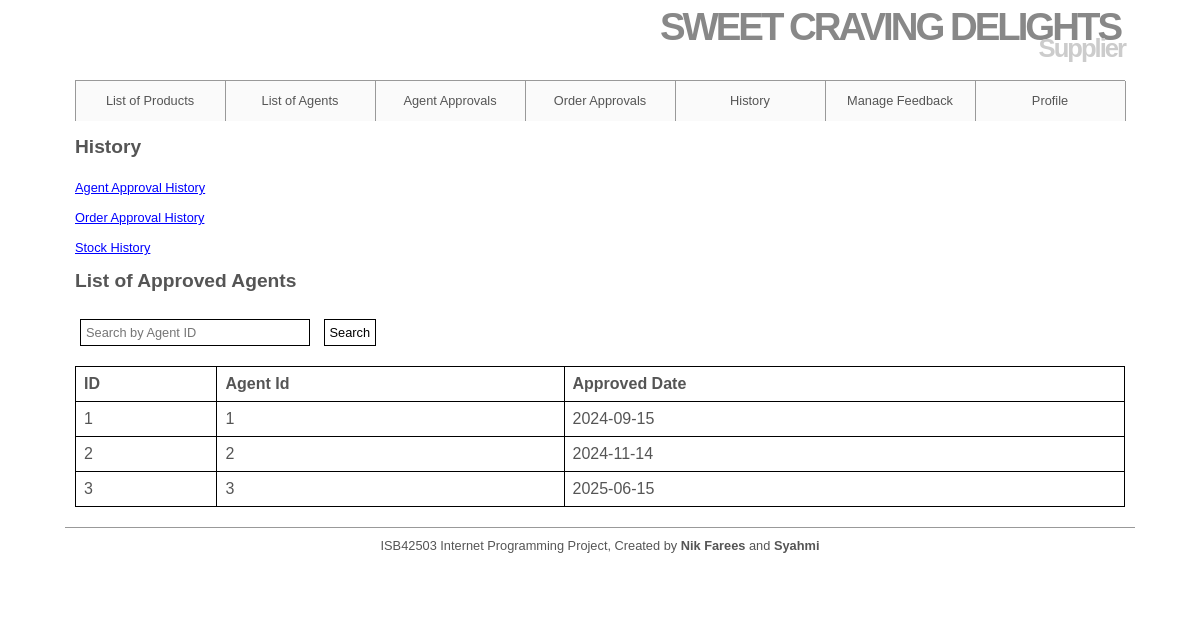
The app's page /Supplier/AgentApprovalHistory.php (signed in) with its own data.
### tables this page shows
CREATE TABLE `agents_approval` (
  `agent_approval_id` mediumint(8) UNSIGNED NOT NULL,
  `agent_id` mediumint(8) UNSIGNED NOT NULL,
  `supplier_id` mediumint(8) UNSIGNED NOT NULL,
  `applyDate` date NOT NULL,
  `approval_status` varchar(20) DEFAULT 'pending',
  `approval_date` date DEFAULT NULL
);

### Supplier/AgentApprovalHistory.php (the view, shortened to what this page needs)
<html>
<head>
</head>
<body>
    <?php
    global $dbc;
    $supplier_id = $_SESSION['supplier_id'];
    $searchQuery = "";
    $searchCondition = "";
    $query = "SELECT agent_approval_id, agent_id, approval_date FROM agents_approval
WHERE approval_status = 'approved' AND supplier_id = '$supplier_id'" . $searchCondition;
    $result = @mysqli_query($dbc, $query);
    $num = @mysqli_num_rows($result);
    echo '<br><h2>History<br /><br /></h2>
 <a href="AgentApprovalHistory.php" style="color: blue; text-decoration:
underline;">Agent Approval History</a><br />
 <br><a href="OrderApprovalHistory.php" style="color: blue; text-decoration:
underline;">Order Approval History</a><br />
 <br><a href="StockHistory.php" style="color: blue; text-decoration: underline;">Stock
History</a><br />';
    if ($num > 0) {
        echo '<br><h2>List of Approved Agents <br /><br /></h2>
 <form method="GET" action="AgentApprovalHistory.php">
 <input type="text" name="search" placeholder="Search by Agent ID" value="' .
            $searchQuery . '" style="width: 230px;">
 <input type="submit" value="Search">
 </form> <br/>
 <table border="1" width="100%">
 <tr>
 <td> <b>ID</b> </td>
 <td> <b>Agent Id</b> </td>
 <td> <b>Approved Date</b> </td>
 </tr>';
        while ($row = @mysqli_fetch_array($result, MYSQLI_ASSOC)) {
            echo '<tr>'
                . '<td>' . $row['agent_approval_id'] . '</td>'
                . '<td>' . $row['agent_id'] . '</td>'
                . '<td>' . $row['approval_date'] . '</td>';
            echo '</tr>';
        }
        echo '</table>';
    } else {
        echo '<p class="error"><br>Approved agents not found.</p>';
    }
    ?>
</body>
</html>

### includes/hmmSupplier.css (style rules this page uses)
* { border: 0; margin: 0; padding: 0; }
a { color: #777; text-decoration: none; }
body { background: #ffffff; color: #555; font: 0.8em Arial, Helvetica, "bitstream vera sans", sans-serif; }
#header { border-bottom: 1px solid #999; height: 80px; margin: 0 auto; width: 1050px; }
#header h1 { color: #888; font-size: 300%; letter-spacing: -3px; text-align: right; padding: 5px; margin-bottom: -20px; }
#header h2 { color: #CCC; font-size: 200%; letter-spacing: -2px; text-align: right; }
#navigation { background: #fafafa; border-right: 1px solid #999; margin: 0 auto; width: 1050px; height: 40px; list-style: none; }
#navigation li { border-left: 1px solid #999; float: left; width: 149px; list-style: none; }
#navigation a { color: #555; display: block; line-height: 40px; text-align: center; }
#content { height: auto; margin: 0 auto; padding: 0 0 20px; width: 1050px; }
table { border-collapse: collapse; width: 100%; }
th, td { border: 1px solid #000; padding: 8px; text-align: left; }
#footer { border-top: 1px solid #999; height: 50px; margin: 0 auto; padding: 10px; text-align: center; width: 1050px; }
input, select, .input { padding: 5px; margin: 5px; font-size: 1em; background: #FFFFFF; border: 1px solid #000; }

### records on screen
agents_approval: agent_approval_id "1", agent "1", approval_date "2024-09-15"
agents_approval: agent_approval_id "2", agent "2", approval_date "2024-11-14"
agents_approval: agent_approval_id "3", agent "3", approval_date "2025-06-15"
